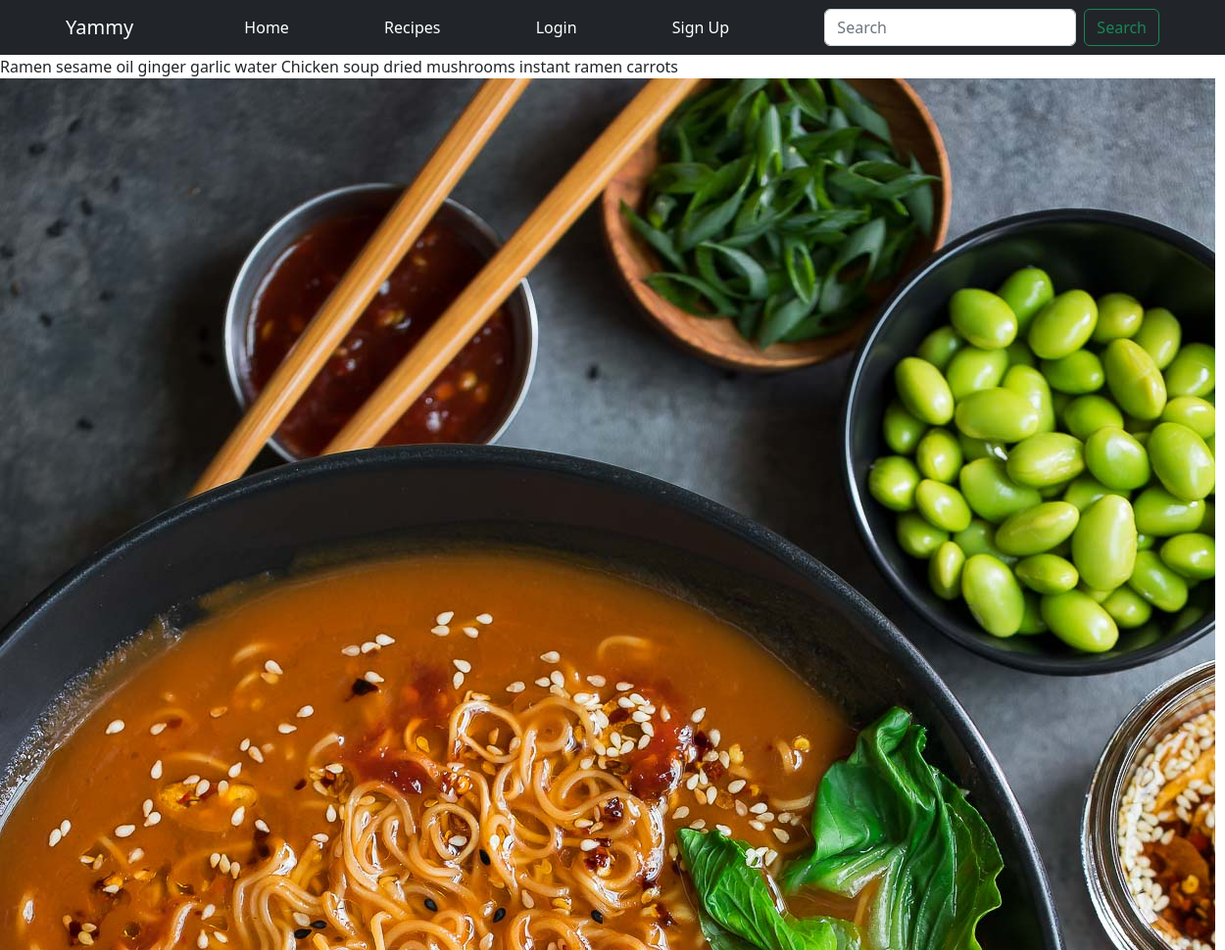
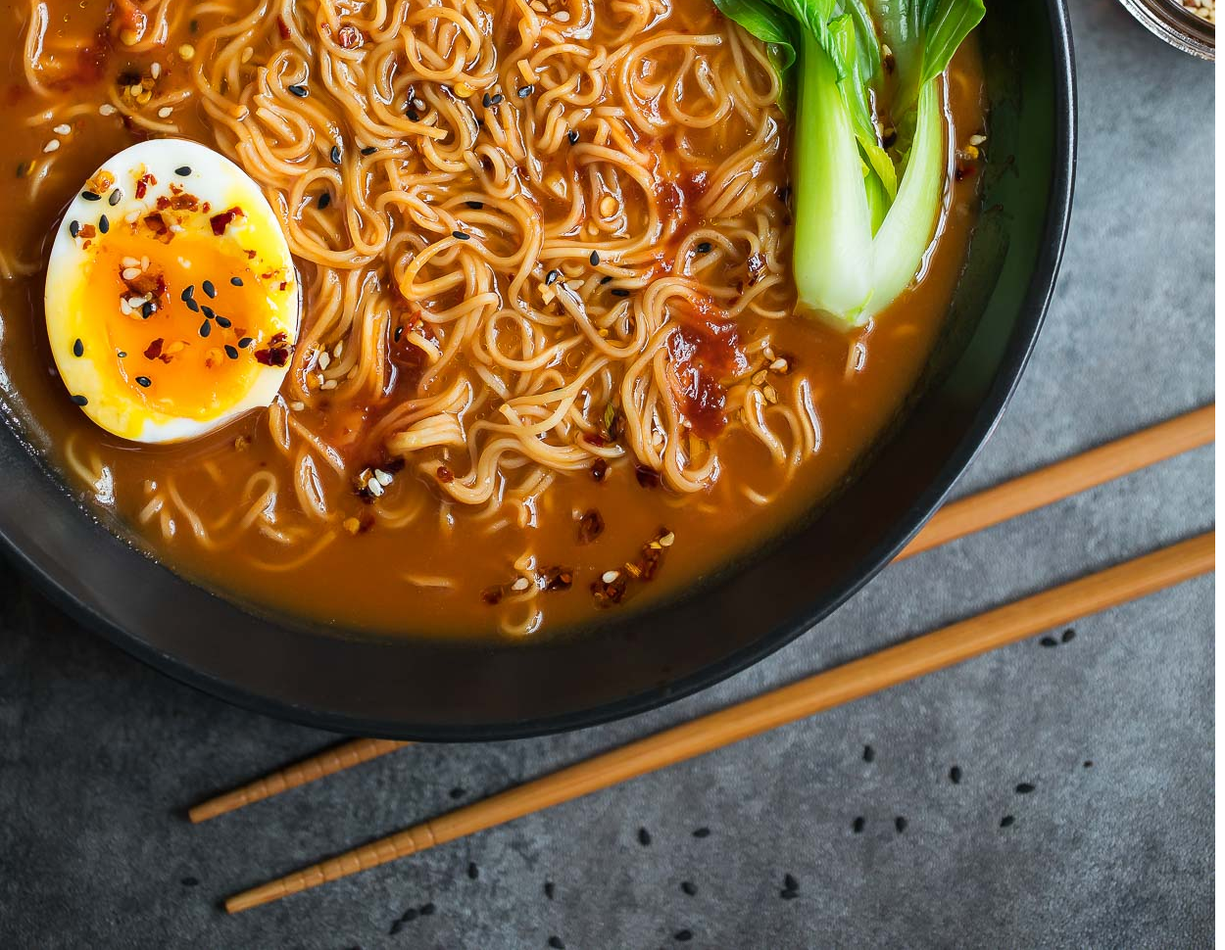
The app's page /recipes/3/ with its own data (2 pictures, top to bottom).
### foodie/models.py (models this page shows, shortened)
class Recipe (models.Model):
    recipe_name = models.CharField(unique=True,max_length=100)
    category_name = models.ManyToManyField(Category, related_name="categories" )
    ingredients = models.ManyToManyField(Ingrediant, related_name="ingredients" )
    created_by = models.ForeignKey(settings.AUTH_USER_MODEL, on_delete=models.CASCADE, related_name="recipe")
    created_at = models.DateTimeField(auto_now_add=True)
    image = models.ImageField(upload_to="avtars/",null=True )
    description = models.TextField(null=True)

class Ingrediant(models.Model):
    name = models.CharField(unique=True, max_length=100)
    category_name = models.ForeignKey(Category,on_delete=models.CASCADE,related_name="ingredient",)
    image = models.ImageField(upload_to="avtars/")

### foodie/views.py (the view)
# urls.py: path("recipes/<int:recipe_id>/",get_recipe,name="recipe_details"),
def get_recipe(request,recipe_id):
    recipe=Recipe.objects.get(id=recipe_id)
    context= {
        "recipe": recipe
    }
    return render (request,"recipe-details.html",context)

### foodie/templates/recipe-details.html (shortened to what this page needs)
{%extends "base.html"%}
{%block content%}
{{recipe.recipe_name}}
{%for r in recipe.ingredients.all%}
{{r.name}}
{%endfor%}
<img src="{{recipe.image.url}}"/>
{%endblock content%}

### records on screen
Recipe: recipe_name "Ramen", image (picture)
Ingrediant: name "sesame oil"
Ingrediant: name "ginger"
Ingrediant: name "garlic"
Ingrediant: name "water"
Ingrediant: name "Chicken soup"
Ingrediant: name "dried mushrooms"
Ingrediant: name "instant ramen"
Ingrediant: name "carrots"
